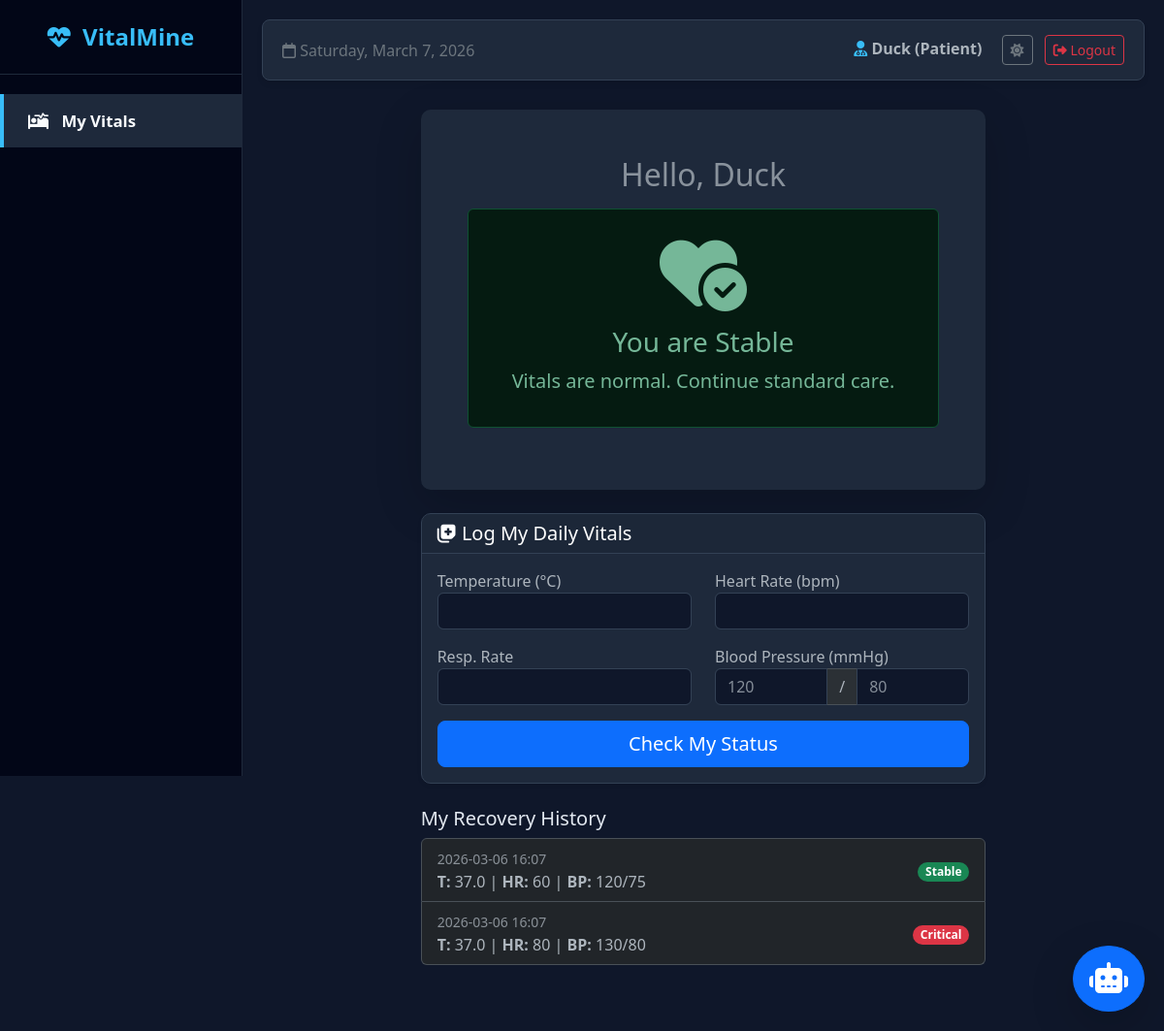
/patient_dashboard (signed in), run on an earlier commit of the app's database.
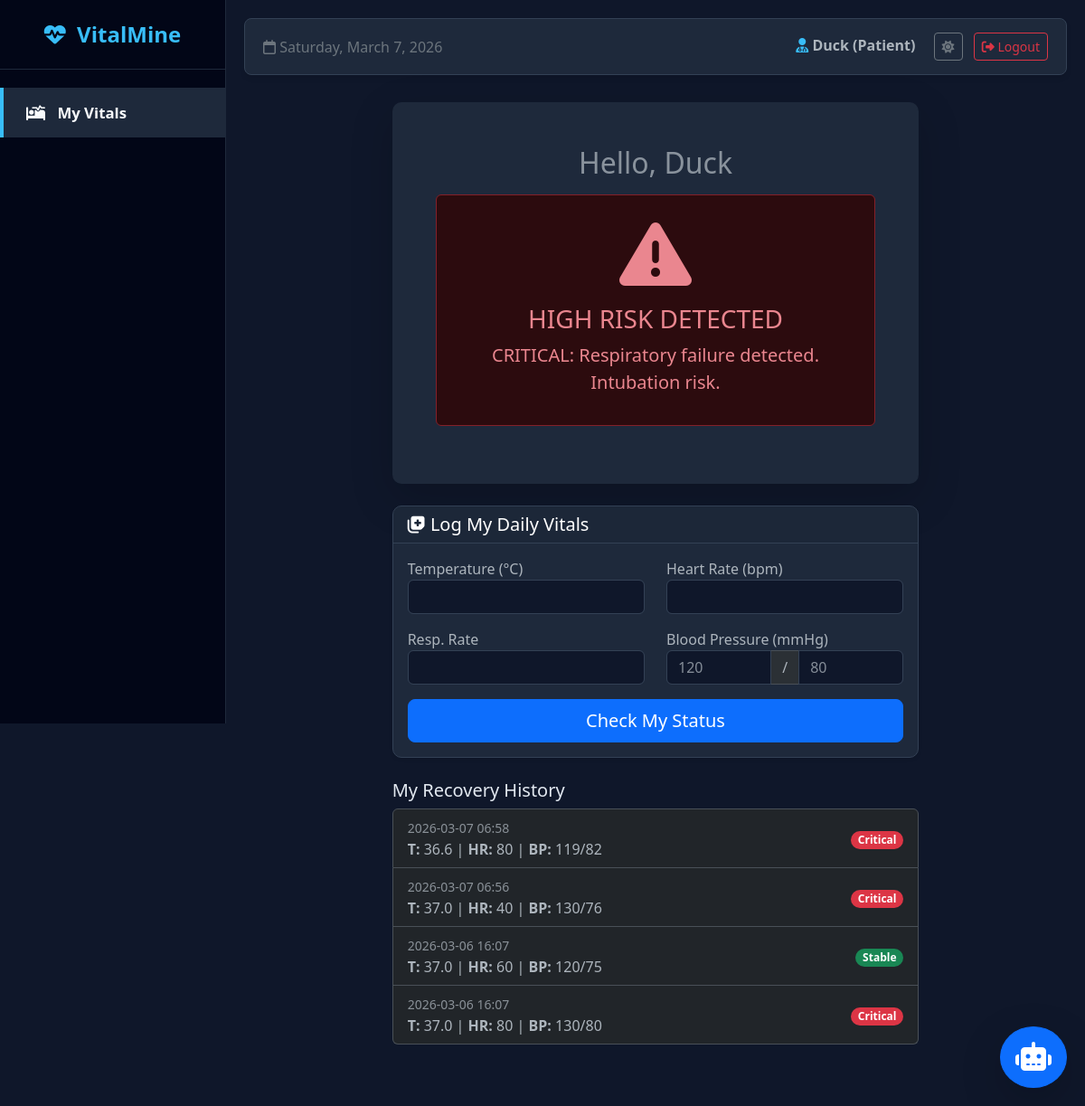
And on a later commit of the database.
### models.py (models this page shows)
class User(UserMixin, db.Model):
    id = db.Column(db.Integer, primary_key=True)
    username = db.Column(db.String(100), unique=True, nullable=False)
    email = db.Column(db.String(120), unique=True, nullable=True)
    password = db.Column(db.String(100), nullable=False)
    role = db.Column(db.String(20), nullable=False, default="patient")
    age = db.Column(db.Integer, nullable=True)
    gender = db.Column(db.String(20), nullable=True)
    blood_group = db.Column(db.String(10), nullable=True)
    contact = db.Column(db.String(20), nullable=True)
    emp_id = db.Column(db.String(50), nullable=True)
    department = db.Column(db.String(50), nullable=True)
    entries = db.relationship("Entry", backref="author", lazy=True)

class Entry(db.Model):
    id = db.Column(db.Integer, primary_key=True)
    user_id = db.Column(db.Integer, db.ForeignKey("user.id"), nullable=True)
    name = db.Column(db.String(100), nullable=False)
    temp = db.Column(db.Float, nullable=False)
    hr = db.Column(db.Integer, nullable=False)
    rr = db.Column(db.Integer, nullable=False)
    sys_bp = db.Column(db.Integer, nullable=True)
    dia_bp = db.Column(db.Integer, nullable=True)
    status = db.Column(db.String(20), nullable=False)
    advice = db.Column(db.String(200), nullable=True)
    timestamp = db.Column(db.DateTime, default=datetime.utcnow)

### app.py (the view)
@app.route("/patient_dashboard")
@login_required
def patient_dashboard():
    if current_user.role != "patient":
        return redirect(url_for("home"))
    my_entries = (
        Entry.query.filter_by(user_id=current_user.id)
        .order_by(Entry.timestamp.desc())
        .all()
    )
    current_status = my_entries[0].status if my_entries else "Unknown"
    latest_advice = my_entries[0].advice if my_entries else "No data logged yet."
    return render_template(
        "patient_home.html",
        entries=my_entries,
        status=current_status,
        advice=latest_advice,
    )

### app.py (called while the page is built)
@login_manager.user_loader
def load_user(user_id):
    return db.session.get(User, int(user_id))

### templates/patient_home.html (shortened to what this page needs)
{% extends "base.html" %} {% block content %}
<div class="container mt-4">
  <div class="row mb-4">
    <div class="col-md-8 mx-auto">
      <div class="card shadow-lg border-0">
        <div class="card-body text-center p-5">
          <h2 class="text-muted">Hello, {{ current_user.username }}</h2>
          {% if status == 'High' or status == 'Critical' %}
          <div class="alert alert-danger mt-3">
            <h1 class="display-1">
              <i class="fa-solid fa-triangle-exclamation"></i>
            </h1>
            <h3>HIGH RISK DETECTED</h3>
            <p class="lead">{{ advice }}</p>
          </div>
          {% elif status == 'Stable' %}
          <div class="alert alert-success mt-3">
            <h1 class="display-1">
              <i class="fa-solid fa-heart-circle-check"></i>
            </h1>
            <h3>You are Stable</h3>
            <p class="lead">{{ advice }}</p>
          </div>
          {% else %}
          <div class="alert alert-secondary mt-3">
            <h3>No Data Logged Today</h3>
            <p>Please log your vitals below.</p>
          </div>
          {% endif %}
        </div>
      </div>
    </div>
  </div>
  <div class="row">
    <div class="col-md-8 mx-auto">
      <div class="card shadow-sm">
        <div class="card-header bg-primary text-white">
          <h5 class="mb-0">
            <i class="fa-solid fa-notes-medical"></i> Log My Daily Vitals
          </h5>
        </div>
        <div class="card-body">
          <form method="POST" action="/add_vitals">
            <div class="row">
              <div class="col-6 mb-3">
                <label>Temperature (°C)</label>
                <input
                  type="number"
                  step="0.1"
                  name="temperature"
                  class="form-control"
                  required
                />
              </div>
              <div class="col-6 mb-3">
                <label>Heart Rate (bpm)</label>
                <input
                  type="number"
                  name="heart_rate"
                  class="form-control"
                  required
                />
              </div>
            </div>
            <div class="row">
              <div class="col-6 mb-3">
                <label>Resp. Rate</label>
                <input
                  type="number"
                  name="resp_rate"
                  class="form-control"
                  required
                />
              </div>
              <div class="col-6 mb-3">
                <label>Blood Pressure (mmHg)</label>
                <div class="input-group">
                  <input
                    type="number"
                    name="sys_bp"
                    class="form-control"
                    placeholder="120"
                    required
                  />
                  <span class="input-group-text">/</span>
                  <input
                    type="number"
                    name="dia_bp"
                    class="form-control"
                    placeholder="80"
                    required
                  />
                </div>
              </div>
            </div>
            <button type="submit" class="btn btn-primary w-100 btn-lg">
              Check My Status
            </button>
          </form>
        </div>
      </div>
    </div>
  </div>
  <div class="row mt-4 mb-5">
    <div class="col-md-8 mx-auto">
      <h5>My Recovery History</h5>
      <div class="list-group">
        {% for entry in entries %}
        <div
          class="list-group-item d-flex justify-content-between align-items-center"
        >
          <div>
            <small class="text-muted"
              >{{ entry.timestamp.strftime('%Y-%m-%d %H:%M') }}</small
            ><br />
            <strong>T:</strong> {{ entry.temp }} | <strong>HR:</strong> {{
            entry.hr }} | <strong>BP:</strong> {{ entry.sys_bp }}/{{
            entry.dia_bp }}
          </div>
          <div>
            {% if entry.status == 'High' or entry.status == 'Critical' %}
            <span
              class="badge bg-danger rounded-pill"
              style="
                animation: pulse-red 1.5s infinite;
                box-shadow: 0 0 0 0 rgba(220, 53, 69, 0.7);
              "
              >Critical</span
            >
            {% elif entry.status == 'Warning' %}
            <span class="badge bg-warning text-dark rounded-pill">Warning</span>
            {% else %}
            <span class="badge bg-success rounded-pill">Stable</span>
            {% endif %}
          </div>
        </div>
        {% endfor %}
      </div>
    </div>
  </div>
</div>
<div style="position: fixed; bottom: 20px; right: 20px; z-index: 1000">
  <button
    class="btn btn-primary rounded-circle shadow-lg p-3"
    type="button"
    data-bs-toggle="collapse"
    data-bs-target="#chatBox"
  >
    <i class="fa-solid fa-robot fa-2x"></i>
  </button>
</div>
{% endblock %}

### templates/base.html (shortened to what this page needs)
<!doctype html>
<html lang="en" data-bs-theme="dark">
  <head>
    <link
      href="https://cdn.jsdelivr.net/npm/bootstrap@5.3.0/dist/css/bootstrap.min.css"
      rel="stylesheet"
    />
    <link
      rel="stylesheet"
      href="https://cdnjs.cloudflare.com/ajax/libs/font-awesome/6.4.0/css/all.min.css"
    />
    <link
      rel="stylesheet"
      href="https://cdn.datatables.net/1.13.6/css/dataTables.bootstrap5.min.css"
    />
  </head>
  <body>
    {% if current_user.is_authenticated %}
    <div class="sidebar">
      <div class="brand"><i class="fa-solid fa-heart-pulse"></i> VitalMine</div>
      <ul class="nav flex-column mb-auto mt-2">
         {% if current_user.role == 'patient' %}
        <li class="nav-item mb-1">
          <a
            href="{{ url_for('patient_dashboard') }}"
            class="{% if request.path == '/patient_dashboard' %}active fw-bold{% endif %}"
          >
            <i class="fa-solid fa-bed-pulse"></i> My Vitals
          </a>
        </li>
        {% endif %}
      </ul>
    </div>
    {% endif %}
    <div
      class="main-content"
    >
      {% if current_user.is_authenticated %}
      <div class="top-navbar">
        <div class="text-secondary">
          <i class="fa-regular fa-calendar"></i> <span id="currentDate"></span>
        </div>
        <div>
          <span class="fw-bold me-3 text-body">
            <i
              class="fa-solid fa-user-doctor"
              style="color: var(--vm-accent)"
            ></i>
            {{ current_user.username | capitalize }} ({{ current_user.role |
            capitalize }})
          </span>
          <button
            id="theme-toggle"
            class="btn btn-sm btn-outline-secondary me-2"
          >
            <i id="theme-icon" class="fa-solid fa-moon"></i>
          </button>
          <a
            href="{{ url_for('logout') }}"
            class="btn btn-sm btn-outline-danger"
            ><i class="fa-solid fa-right-from-bracket"></i> Logout</a
          >
        </div>
      </div>
      {% endif %}  {% block content %}{% endblock %}
    </div>
  </body>
</html>

### templates/base.html (style rules this page uses)
:root { --vm-bg: #f4f7f6; --vm-sidebar-bg: #1d2b36; --vm-sidebar-border: #2c3e50; --vm-card-bg: #ffffff; --vm-card-border: #e3e6f0; --vm-text-main: #5a5c69; --vm-text-muted: #858796; --vm-topbar-bg: #ffffff; --vm-grid-line: #e9ecef; --vm-organ-base: #e9ecef; --vm-organ-stroke: #ced4da; --vm-accent: #4db8ff; }
[data-bs-theme="dark"] { --vm-bg: #0f172a; --vm-sidebar-bg: #020617; --vm-sidebar-border: #1e293b; --vm-card-bg: #1e293b; --vm-card-border: #334155; --vm-text-main: #e2e8f0; --vm-text-muted: #94a3b8; --vm-topbar-bg: #1e293b; --vm-grid-line: #1e293b; --vm-organ-base: #334155; --vm-organ-stroke: #475569; --vm-accent: #38bdf8; }
body { background-color: var(--vm-bg); font-family: "Segoe UI", Tahoma, Geneva, Verdana, sans-serif; overflow-x: hidden; color: var(--vm-text-main); transition: background-color 0.3s, color 0.3s; }
.sidebar { height: 100vh; width: 250px; position: fixed; top: 0; left: 0; background-color: var(--vm-sidebar-bg); padding-top: 20px; border-right: 1px solid var(--vm-sidebar-border); z-index: 1000; transition: background-color 0.3s; }
.sidebar .brand { font-size: 1.5rem; font-weight: bold; text-align: center; padding-bottom: 20px; border-bottom: 1px solid var(--vm-sidebar-border); margin-bottom: 20px; color: var(--vm-accent); }
.sidebar a { padding: 15px 25px; text-decoration: none; font-size: 1.05rem; color: #94a3b8; display: block; transition: 0.3s; }
.sidebar a:hover, .sidebar a.active { color: #f8fafc; background-color: var(--vm-sidebar-border); border-left: 4px solid var(--vm-accent); }
.sidebar i { margin-right: 10px; width: 20px; text-align: center; }
.main-content { margin-left: 250px; padding: 20px; min-height: 100vh; }
.top-navbar { background-color: var(--vm-topbar-bg); border-radius: 8px; padding: 15px 20px; border: 1px solid var(--vm-card-border); box-shadow: 0 4px 6px -1px rgba(0, 0, 0, 0.1); margin-bottom: 30px; display: flex; justify-content: space-between; align-items: center; transition: background-color 0.3s; }
.card { background-color: var(--vm-card-bg); border: 1px solid var(--vm-card-border); box-shadow: 0 4px 6px -1px rgba(0, 0, 0, 0.1); border-radius: 10px; transition: background-color 0.3s; }
.card-header { background-color: rgba(0, 0, 0, 0.05) !important; border-bottom: 1px solid var(--vm-card-border) !important; }
.form-control { background-color: var(--vm-bg); border: 1px solid var(--vm-card-border); color: var(--vm-text-main); }

What changed in the data, as far as the page shows it:
added Entry: advice "CRITICAL: Respiratory failure detected. Intubation risk.", timestamp "2026-03-07 06:58", temp "36.6", hr "80", sys_bp "119", dia_bp "82", status "Critical"
added Entry: timestamp "2026-03-07 06:56", temp "37.0", hr "40", sys_bp "130", dia_bp "76", status "Critical"
shown differently, row unchanged: Entry (number 3 of 4 on the later page): advice "Vitals are normal. Continue standard care." → (not shown)
Also different on the page:
text no longer shown: "You are Stable"
text now shown: "HIGH RISK DETECTED"
